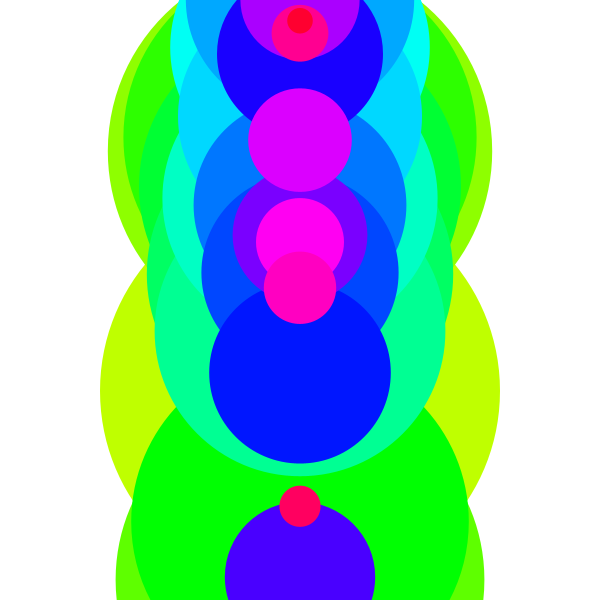
Frame 1 (no input)
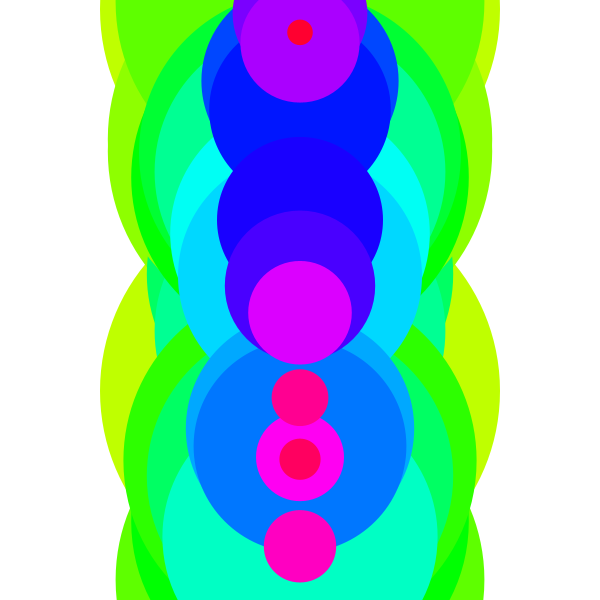
Frame 2 (the mouse pressed at the canvas centre, redrawn once)

The Processing sketch that drew these frames (run headless with seeded random() and noise(); the mouse was pressed at the canvas centre and the sketch redrawn once):

// Processing sketch: processing_58559
// ── processing_58559.pde

/* Briefing 1
   Composição b) - Iteration
   Maryana Kruk #27300*/
      
float posX; /*Declarar variável decimal para posição horizontal*/
float posY; /*Declarar variável decimal para posição vertical*/
float diam; /*Declarar variável decimal para o diâmetro*/
float h; /*Declarar variável decimal para o valor de Hue*/
int totalObj; /*Declarar variável inteira para o número total de objectos*/

void setup(){ /*Função para estabelecer as definições do programa*/
  size(600,600); /*Definir tamanho da janela*/
  background(255); /*Definir cor de fundo - branco*/
  smooth(); /*Função para suavizar as formas*/
  noLoop(); /*Função para não deixar o programa entrar em repetição */
  totalObj = 25; /*Inicializar a variável "totalObj"*/
}

void draw(){ /*Função para desenhar*/
  colorMode(HSB, 360,100,100); /*Definir o modo da cor para HSB*/
  for ( int i = 0; i <totalObj; i++){ /*Ciclo for ocorre enquanto "i" for menor que o nº total de objectos*/
     posX=width/2; /*Inicializar a variável "posX"*/
     posY=random(-10,height+10); /*Inicializar a variável "posY" para valores aleatórios restritos*/
     h = map ( i, 0, totalObj, 75,360);  /*Inicializar variável "h", que vai depender da variável "i". Excerto de código adoptado da 
                                           05 COMPOSITION - Iteration de Rudolfo Quintas (example with position), incluindo a linha de código seguinte*/
     diam = map ( i, 0, totalObj, 400,10); /*Inicializar variável "diam", que vai depender da "i"*/ 
     noStroke(); /*Sem contorno*/
     fill(h,100,100); /*Preencher com cor (hue, saturation, brightness*/
     ellipse ( posX, posY, diam, diam); /*Desenhar uma elipse*/
  } 
      
}
